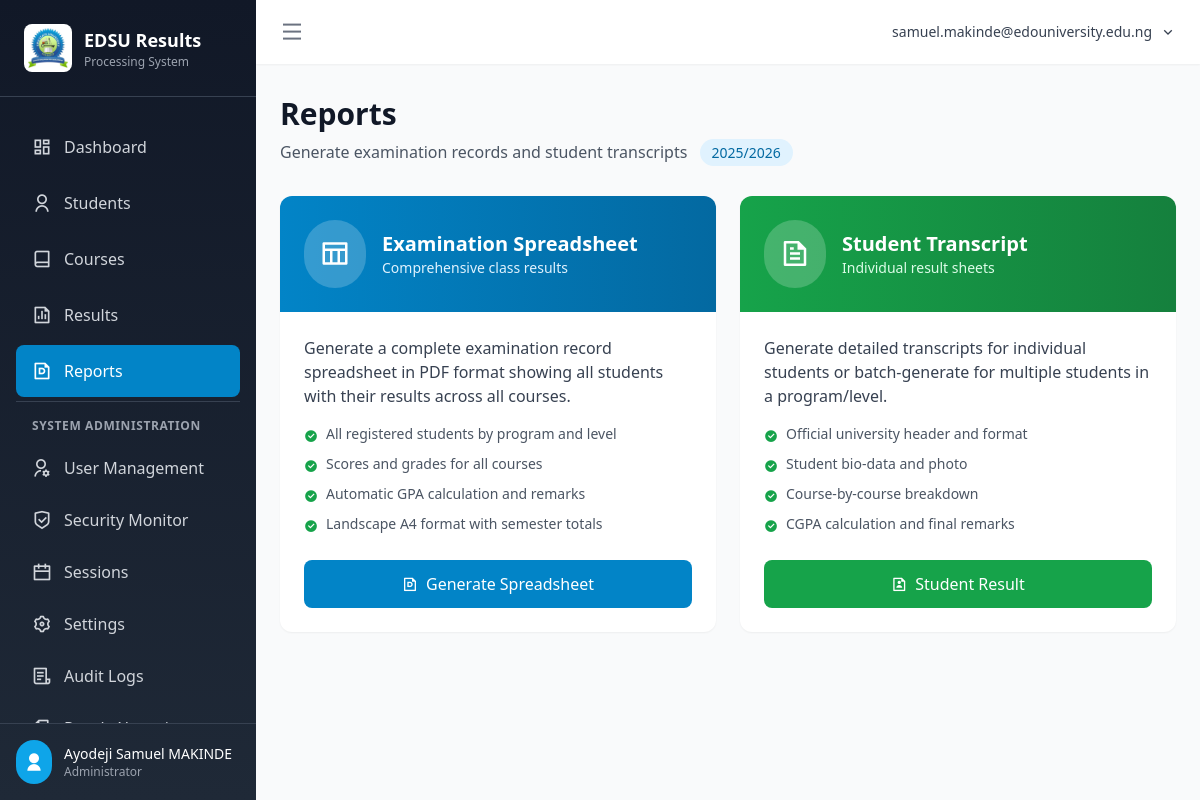
/reports/ (signed in), run on the app's committed database.
### app/models.py (models this page shows, shortened)
class User(UserMixin, db.Model):
    __tablename__ = 'users'
    id = db.Column(db.Integer, primary_key=True)
    username = db.Column(db.String(120), unique=True, nullable=False, index=True)  # University email
    email = db.Column(db.String(120), unique=True, nullable=False, index=True)
    password_hash = db.Column(db.String(256), nullable=False)
    full_name = db.Column(db.String(128), nullable=False)
    role = db.Column(db.String(20), default='lecturer')  # admin, hod, level_adviser, lecturer
    program = db.Column(db.String(64))  # Assigned program
    level = db.Column(db.Integer)  # Assigned level (100, 200, 300, 400)
    is_active = db.Column(db.Boolean, default=True)
    is_locked = db.Column(db.Boolean, default=False)  # Locked by HoD/Admin after 3 failed attempts
    failed_login_attempts = db.Column(db.Integer, default=0)
    locked_until = db.Column(db.DateTime)
    must_change_password = db.Column(db.Boolean, default=True)  # Force password change on first login
    last_login = db.Column(db.DateTime)
    last_login_ip = db.Column(db.String(45))  # IP address of last login
    last_login_device = db.Column(db.String(256))  # User agent of last login
    created_by = db.Column(db.Integer, db.ForeignKey('users.id'))  # HoD/Admin who created this account
    created_at = db.Column(db.DateTime, default=datetime.utcnow)
    updated_at = db.Column(db.DateTime, default=datetime.utcnow, onupdate=datetime.utcnow)

class AcademicSession(db.Model):
    __tablename__ = 'academic_sessions'
    id = db.Column(db.Integer, primary_key=True)
    session_name = db.Column(db.String(20), unique=True, nullable=False)  # e.g., "2025/2026"
    is_current = db.Column(db.Boolean, default=False)
    created_at = db.Column(db.DateTime, default=datetime.utcnow)
    students = db.relationship('Student', backref='session', lazy='dynamic')
    results = db.relationship('Result', backref='session', lazy='dynamic')

### app/routes/reports.py (the view)
@reports_bp.route('/')
@login_required
def index():
    current_session = AcademicSession.query.filter_by(is_current=True).first()
    level_access, program_access = get_accessible_filters()
    return render_template('reports/index.html',
                           current_session=current_session,
                           levels=Config.LEVELS,
                           programs=Config.PROGRAMS,
                           semesters=Config.SEMESTERS,
                           level_access=level_access,
                           program_access=program_access)

### app/models.py (called while the page is built)
@login_manager.user_loader
def load_user(user_id):
    return User.query.get(int(user_id))

### app/utils/grading.py (called while the page is built)
def get_accessible_filters():
    if current_user.role == 'hod':
        return None, None
    return current_user.level, current_user.program

### app/templates/reports/index.html (shortened to what this page needs)
{% extends "base.html" %}
{% block content %}
<div class="mb-8">
    <div>
        <h1 class="text-3xl font-bold text-gray-900 mb-2">Reports</h1>
        <p class="text-gray-600">
            Generate examination records and student transcripts
            {% if current_session %}
            <span class="ml-2 px-3 py-1 bg-primary-100 text-primary-700 rounded-full text-sm font-medium">
                {{ current_session.session_name }}
            </span>
            {% endif %}
        </p>
    </div>
</div>
<div class="grid grid-cols-1 md:grid-cols-2 gap-6 mb-8">
    <div class="bg-white rounded-xl shadow-sm overflow-hidden hover:shadow-md transition-shadow">
        <div class="bg-gradient-to-r from-primary-600 to-primary-700 p-6 text-white">
            <div class="flex items-center">
                <div class="bg-white bg-opacity-20 rounded-full p-4 mr-4">
                    <i class="ri-table-line text-3xl"></i>
                </div>
                <div>
                    <h3 class="text-xl font-bold">Examination Spreadsheet</h3>
                    <p class="text-primary-100 text-sm">Comprehensive class results</p>
                </div>
            </div>
        </div>
        <div class="p-6">
            <p class="text-gray-700 mb-4">Generate a complete examination record spreadsheet in PDF format showing all students with their results across all courses.</p>
            <ul class="space-y-2 mb-6">
                <li class="flex items-start text-sm text-gray-600">
                    <i class="ri-checkbox-circle-fill text-green-600 mr-2 mt-0.5"></i>
                    <span>All registered students by program and level</span>
                </li>
                <li class="flex items-start text-sm text-gray-600">
                    <i class="ri-checkbox-circle-fill text-green-600 mr-2 mt-0.5"></i>
                    <span>Scores and grades for all courses</span>
                </li>
                <li class="flex items-start text-sm text-gray-600">
                    <i class="ri-checkbox-circle-fill text-green-600 mr-2 mt-0.5"></i>
                    <span>Automatic GPA calculation and remarks</span>
                </li>
                <li class="flex items-start text-sm text-gray-600">
                    <i class="ri-checkbox-circle-fill text-green-600 mr-2 mt-0.5"></i>
                    <span>Landscape A4 format with semester totals</span>
                </li>
            </ul>
            <a href="{{ url_for('reports.spreadsheet') }}" class="block w-full px-4 py-3 bg-primary-600 text-white text-center rounded-lg hover:bg-primary-700 transition-colors font-medium">
                <i class="ri-file-pdf-line mr-2"></i>Generate Spreadsheet
            </a>
        </div>
    </div>
    <div class="bg-white rounded-xl shadow-sm overflow-hidden hover:shadow-md transition-shadow">
        <div class="bg-gradient-to-r from-green-600 to-green-700 p-6 text-white">
            <div class="flex items-center">
                <div class="bg-white bg-opacity-20 rounded-full p-4 mr-4">
                    <i class="ri-file-text-line text-3xl"></i>
                </div>
                <div>
                    <h3 class="text-xl font-bold">Student Transcript</h3>
                    <p class="text-green-100 text-sm">Individual result sheets</p>
                </div>
            </div>
        </div>
        <div class="p-6">
            <p class="text-gray-700 mb-4">Generate detailed transcripts for individual students or batch-generate for multiple students in a program/level.</p>
            <ul class="space-y-2 mb-6">
                <li class="flex items-start text-sm text-gray-600">
                    <i class="ri-checkbox-circle-fill text-green-600 mr-2 mt-0.5"></i>
                    <span>Official university header and format</span>
                </li>
                <li class="flex items-start text-sm text-gray-600">
                    <i class="ri-checkbox-circle-fill text-green-600 mr-2 mt-0.5"></i>
                    <span>Student bio-data and photo</span>
                </li>
                <li class="flex items-start text-sm text-gray-600">
                    <i class="ri-checkbox-circle-fill text-green-600 mr-2 mt-0.5"></i>
                    <span>Course-by-course breakdown</span>
                </li>
                <li class="flex items-start text-sm text-gray-600">
                    <i class="ri-checkbox-circle-fill text-green-600 mr-2 mt-0.5"></i>
                    <span>CGPA calculation and final remarks</span>
                </li>
            </ul>
            <a href="{{ url_for('students.index') }}" class="block w-full px-4 py-3 bg-green-600 text-white text-center rounded-lg hover:bg-green-700 transition-colors font-medium">
                <i class="ri-file-user-line mr-2"></i>Student Result
            </a>
        </div>
    </div>
</div>
{% endblock %}

### app/templates/base.html (shortened to what this page needs)
<!DOCTYPE html>
<html lang="en">
<head>
    <script src="{{ url_for('static', filename='css/tailwind.min.js') }}"></script>
    <link href="{{ url_for('static', filename='css/remixicon.css') }}" rel="stylesheet">
</head>
<body class="bg-gray-50 antialiased">
    {% if current_user.is_authenticated %}
    <div class="min-h-screen flex" x-data="{ sidebarOpen: true }">
        <aside :class="sidebarOpen ? 'w-64' : 'w-20'" class="fixed left-0 top-0 h-screen bg-gradient-to-b from-gray-900 to-gray-800 text-white transition-all duration-300 ease-in-out flex flex-col z-50">
            <div class="p-6 border-b border-gray-700">
                <div class="flex items-center space-x-3">
                    <div class="bg-white rounded-lg p-1 flex-shrink-0">
                        <img src="{{ url_for('static', filename='logos/university_logo.jpg') }}"
                             alt="EDSU Logo"
                             class="w-10 h-10 object-contain"
                             onerror="this.style.display='none'; this.nextElementSibling.style.display='flex';">
                    </div>
                    <div x-show="sidebarOpen" x-cloak>
                        <h1 class="text-lg font-bold">EDSU Results</h1>
                        <p class="text-xs text-gray-400">Processing System</p>
                    </div>
                </div>
            </div>
            <nav class="flex-1 px-4 py-6 space-y-1 overflow-y-auto">
                <a href="{{ url_for('dashboard.index') }}"
                   class="flex items-center space-x-3 px-4 py-3 rounded-lg transition-colors {{ 'bg-primary-600 text-white' if request.endpoint == 'dashboard.index' else 'text-gray-300 hover:bg-gray-700' }}">
                    <i class="ri-dashboard-line text-xl flex-shrink-0"></i>
                    <span x-show="sidebarOpen" x-cloak>Dashboard</span>
                </a>
                <a href="{{ url_for('students.index') }}"
                   class="flex items-center space-x-3 px-4 py-3 rounded-lg transition-colors {{ 'bg-primary-600 text-white' if 'students' in request.endpoint else 'text-gray-300 hover:bg-gray-700' }}">
                    <i class="ri-user-line text-xl flex-shrink-0"></i>
                    <span x-show="sidebarOpen" x-cloak>Students</span>
                </a>
                <a href="{{ url_for('courses.index') }}"
                   class="flex items-center space-x-3 px-4 py-3 rounded-lg transition-colors {{ 'bg-primary-600 text-white' if 'courses' in request.endpoint else 'text-gray-300 hover:bg-gray-700' }}">
                    <i class="ri-book-line text-xl flex-shrink-0"></i>
                    <span x-show="sidebarOpen" x-cloak>Courses</span>
                </a>
                <a href="{{ url_for('results.index') }}"
                   class="flex items-center space-x-3 px-4 py-3 rounded-lg transition-colors {{ 'bg-primary-600 text-white' if 'results' in request.endpoint else 'text-gray-300 hover:bg-gray-700' }}">
                    <i class="ri-file-chart-line text-xl flex-shrink-0"></i>
                    <span x-show="sidebarOpen" x-cloak>Results</span>
                </a>
                <a href="{{ url_for('reports.index') }}"
                   class="flex items-center space-x-3 px-4 py-3 rounded-lg transition-colors {{ 'bg-primary-600 text-white' if 'reports' in request.endpoint else 'text-gray-300 hover:bg-gray-700' }}">
                    <i class="ri-file-pdf-line text-xl flex-shrink-0"></i>
                    <span x-show="sidebarOpen" x-cloak>Reports</span>
                </a>
                {% if current_user.role == 'admin' %}
                <div class="pt-4 mt-4 border-t border-gray-700">
                    <p x-show="sidebarOpen" x-cloak class="px-4 text-xs font-semibold text-gray-400 uppercase tracking-wider mb-2">System Administration</p>
                    <a href="{{ url_for('auth.users') }}"
                       class="flex items-center space-x-3 px-4 py-3 rounded-lg transition-colors {{ 'bg-primary-600 text-white' if request.endpoint == 'auth.users' else 'text-gray-300 hover:bg-gray-700' }}">
                        <i class="ri-user-settings-line text-xl flex-shrink-0"></i>
                        <span x-show="sidebarOpen" x-cloak>User Management</span>
                    </a>
                    <a href="{{ url_for('auth.security_monitor') }}"
                       class="flex items-center space-x-3 px-4 py-3 rounded-lg transition-colors {{ 'bg-primary-600 text-white' if request.endpoint == 'auth.security_monitor' else 'text-gray-300 hover:bg-gray-700' }}">
                        <i class="ri-shield-check-line text-xl flex-shrink-0"></i>
                        <span x-show="sidebarOpen" x-cloak>Security Monitor</span>
                    </a>
                    <a href="{{ url_for('dashboard.sessions') }}"
                       class="flex items-center space-x-3 px-4 py-3 rounded-lg transition-colors {{ 'bg-primary-600 text-white' if request.endpoint == 'dashboard.sessions' else 'text-gray-300 hover:bg-gray-700' }}">
                        <i class="ri-calendar-line text-xl flex-shrink-0"></i>
                        <span x-show="sidebarOpen" x-cloak>Sessions</span>
                    </a>
                    <a href="{{ url_for('settings.index') }}"
                       class="flex items-center space-x-3 px-4 py-3 rounded-lg transition-colors {{ 'bg-primary-600 text-white' if 'settings' in request.endpoint else 'text-gray-300 hover:bg-gray-700' }}">
                        <i class="ri-settings-3-line text-xl flex-shrink-0"></i>
                        <span x-show="sidebarOpen" x-cloak>Settings</span>
                    </a>
                    <a href="{{ url_for('auth.audit_logs') }}"
                       class="flex items-center space-x-3 px-4 py-3 rounded-lg transition-colors {{ 'bg-primary-600 text-white' if request.endpoint == 'auth.audit_logs' else 'text-gray-300 hover:bg-gray-700' }}">
                        <i class="ri-file-list-3-line text-xl flex-shrink-0"></i>
                        <span x-show="sidebarOpen" x-cloak>Audit Logs</span>
                    </a>
                    <a href="{{ url_for('auth.result_alterations') }}"
                       class="flex items-center space-x-3 px-4 py-3 rounded-lg transition-colors {{ 'bg-primary-600 text-white' if request.endpoint == 'auth.result_alterations' else 'text-gray-300 hover:bg-gray-700' }}">
                        <i class="ri-file-edit-line text-xl flex-shrink-0"></i>
                        <span x-show="sidebarOpen" x-cloak>Result Alterations</span>
                    </a>
                </div>
                {% endif %}
            </nav>
            <div class="p-4 border-t border-gray-700">
                <div class="flex items-center space-x-3">
                    <div class="bg-primary-500 rounded-full p-2 flex-shrink-0">
                        <i class="ri-user-fill text-xl"></i>
                    </div>
                    <div x-show="sidebarOpen" x-cloak class="flex-1 min-w-0">
                        <p class="text-sm font-medium truncate">{{ current_user.full_name }}</p>
                        <p class="text-xs text-gray-400">
                            {% if current_user.role == 'admin' %}Administrator
                            {% elif current_user.role == 'hod' %}Head of Department
                            {% elif current_user.role == 'level_adviser' %}Level Adviser
                            {% else %}Lecturer{% endif %}
                        </p>
                    </div>
                </div>
            </div>
        </aside>
        <div :class="sidebarOpen ? 'ml-64' : 'ml-20'" class="flex-1 flex flex-col overflow-hidden transition-all duration-300 ease-in-out">
            <header class="bg-white shadow-sm z-10">
                <div class="flex items-center justify-between px-6 py-4">
                    <button @click="sidebarOpen = !sidebarOpen" class="text-gray-500 hover:text-gray-700 focus:outline-none">
                        <i class="ri-menu-line text-2xl"></i>
                    </button>
                    <div class="flex items-center space-x-4">
                        <div x-data="{ open: false }" class="relative">
                            <button @click="open = !open" class="flex items-center space-x-2 text-gray-700 hover:text-gray-900 focus:outline-none">
                                <span class="text-sm font-medium">{{ current_user.username }}</span>
                                <i class="ri-arrow-down-s-line"></i>
                            </button>
                        </div>
                    </div>
                </div>
            </header>
            <main class="flex-1 overflow-y-auto bg-gray-50">
                <div class="max-w-7xl mx-auto px-6 py-8">
                    {% block content %}{% endblock %}
                </div>
            </main>
        </div>
    </div>
    {% endif %}
</body>
</html>

### data on the page
User: full_name "Ayodeji Samuel MAKINDE", username "samuel.makinde@edouniversity.edu.ng"
AcademicSession: session_name "2025/2026"
